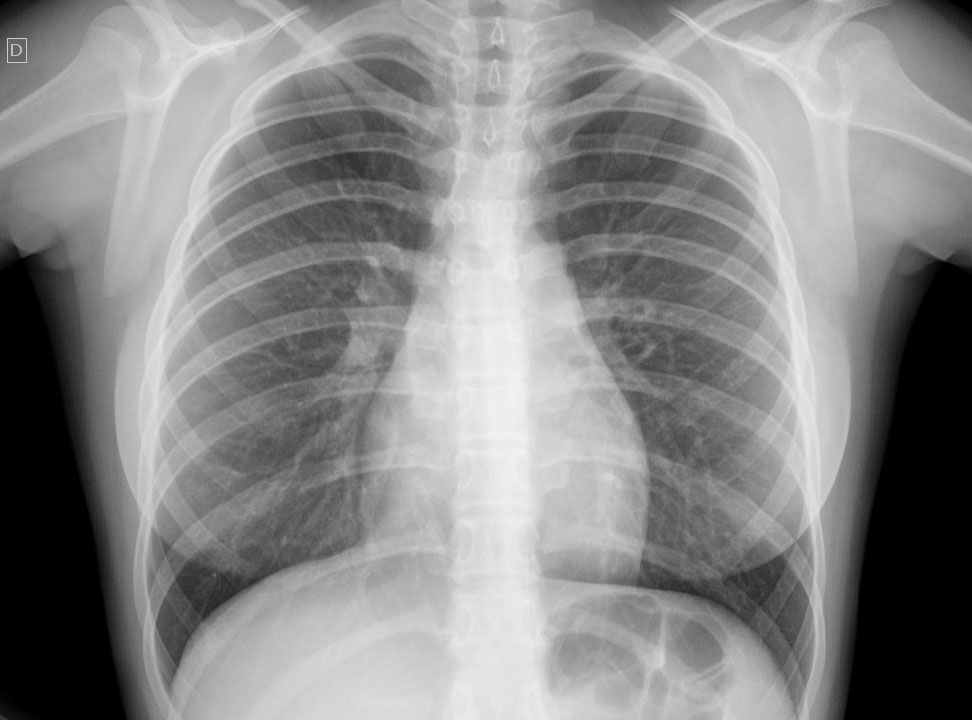
#> input picture Aula7_mirror/raiox.jpg, 972 x 720 px
$ python recortar.py
#> lines starting #> are read from the running program, lines starting #| are printed output that depends on the picture
from PIL import Image

def crop_image(image_path, coords, output_image_path):
#> called with image_path = 'raiox.jpg', coords = (140, 61, 328, 383), output_image_path = 'raiox_cropped.jpg'
    image = Image.open(image_path)
#> image is the input picture: PIL image 972x720 RGB; min 0, max 244, mean 135.6
    cropped_image = image.crop(coords)
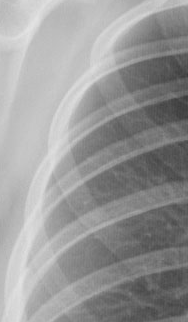
#> cropped_image: PIL image 188x322 RGB; min 59, max 227, mean 152.6
    cropped_image.save(output_image_path)

if __name__ == "__main__":
    crop_image("raiox.jpg",
               (140, 61, 328, 383), # Left, Upper, Right, Lower
               "raiox_cropped.jpg")

$ run again, with Aula7_mirror/raiox_mirrored.jpg copied over Aula7_mirror/raiox.jpg
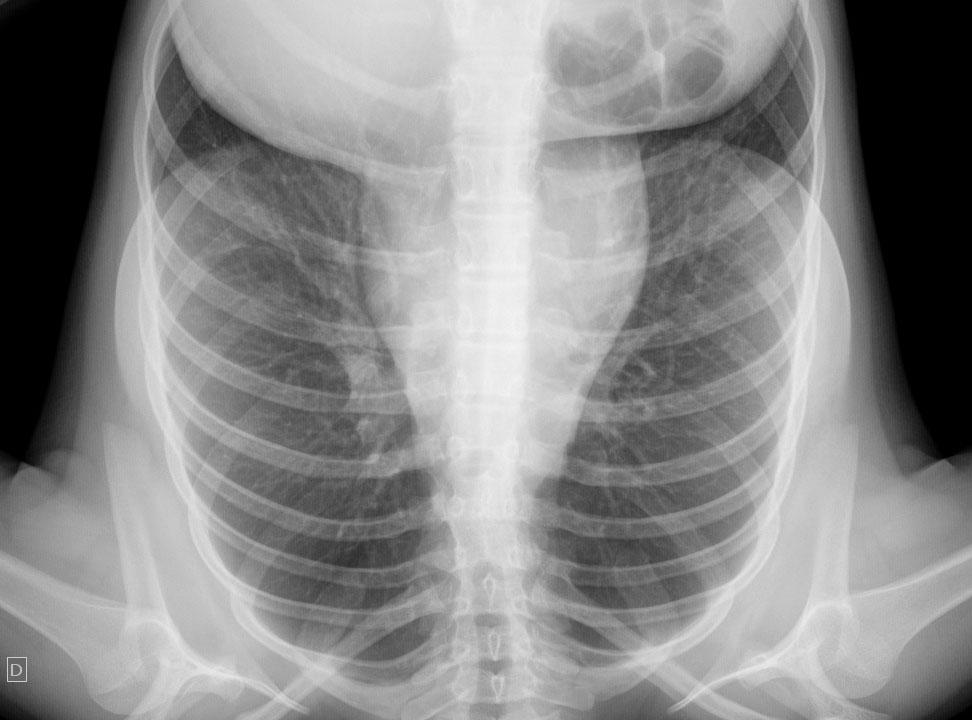
#> input picture Aula7_mirror/raiox_mirrored.jpg, 972 x 720 px
#> in crop_image, image is the input picture: PIL image 972x720 RGB; min 0, max 245, mean 135.6
#> in crop_image, `cropped_image = image.crop(coords)`:
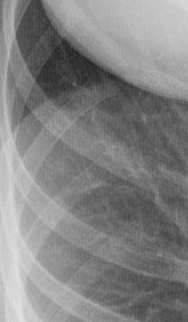
#> cropped_image: PIL image 188x322 RGB; min 35, max 228, mean 130.9
